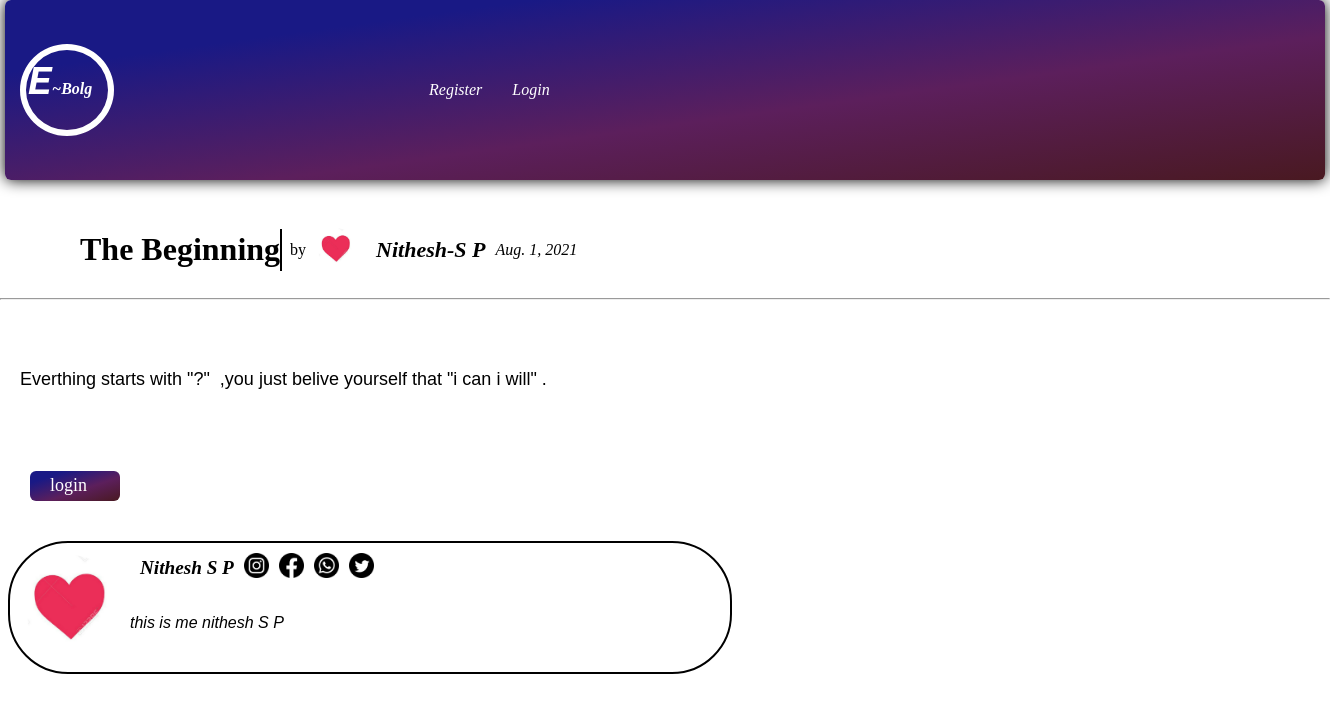
/post/1, run on the app's committed database.
### myeleblog/models.py (models this page shows, shortened)
class Post(models.Model):
    title = models.CharField(max_length=200)
    header_image = models.ImageField(blank=True, null=True,upload_to='images/')
    title_tag = models.CharField(max_length=200,default="blog.god")
    author = models.ForeignKey(User, on_delete=models.CASCADE)
    body = models.TextField()
    post_date = models.DateField(auto_now_add=True)
    snippet =models.CharField(max_length=200,default="this is world")
    likes = models.ManyToManyField(User,related_name='blog_post')
    def total_likes(self):
        return self.likes.count()

class Profile(models.Model):
    user = models.OneToOneField(User,null=True,on_delete=models.CASCADE)
    bio = models.TextField()
    profile_pic = models.ImageField(blank=True, null=True, upload_to='images/profile/')
    website_url = models.CharField(max_length=200,null=True,blank=True,default=None)
    whatsapp_url = models.CharField(max_length=200,null=True,blank=True,default=None)
    facebook_url = models.CharField(max_length=200,null=True,blank=True,default=None)
    insta_url = models.CharField(max_length=200,null=True,blank=True,default=None)
    twitter_url = models.CharField(max_length=200,null=True,blank=True,default=None)

### myeleblog/views.py (the view)
# urls.py: path('post/<int:pk>',views.Post_Detail_view.as_view(),name='detail_view'),
class Post_Detail_view(DetailView):
    model = Post
    template_name = 'detail.html'
    def get_context_data(self,*args,**kwargs):
        context = super( Post_Detail_view,self).get_context_data()
        stuff = get_object_or_404(Post,id=self.kwargs['pk'])
        total_likes = stuff.total_likes()
        liked = False
        if stuff.likes.filter(id = self.request.user.id).exists():
          liked = True
        context['total_likes'] = total_likes
        context['liked'] = liked
        return context

### myeleblog/templates/detail.html (shortened to what this page needs)
<!DOCTYPE html>
<html lang="en">
<head>
</head>
<body>
    {% extends 'base.html' %}
    {%  load static %}
    {% block content %}
    <div class="Title">
      <a href="{% url 'detail_view' post.pk %}" class="siders"><h1 style="font-family: 'Lucida Sans Unicode';">{{post.title}}</h1></a>
    <div class="straight-line"></div> &nbsp; by
       {% if post.author.profile.profile_pic %}
       <a href="{% url 'show_profile' post.author.profile.id %}"><img class="siders1" src="{{ post.author.profile.profile_pic.url }}"  width="40px" height="40px" alt="" style="border-radius: 50%;"></a>
        {% else %}
        <a href="{% url 'show_profile' post.author.profile.id %}"><img class="siders1" src="{% static 'myeleblog/images/default_person.jpg' %}"  width="40px" height="40px" alt="" style="border-radius: 50%;"></a>
        {% endif %}
       <p class="siders1">{{post.author.first_name}}-{{post.author.last_name}}</p>
      <span style="font-style: italic;">{{post.post_date}}</span>
    </div>
    <hr>
    <div class="detail-container">
       <br>
       <pre><p class="content">{{post.body}}</p></pre>
    </div>
    {% if user.is_authenticated %}
      {% if post.author.id == user.id %}
      <div class="botton-container">
        <a href="{% url 'post_edit' post.pk %}"><div class="botton" style="width: 100px; background: rgb(134, 22, 134);">Edit post</div></a>
        <a href="{% url 'post_delete' post.pk %}"><div class="botton" style="background-color: rgb(216, 44, 44); width: 100;">Delete post</div></a>
        {% endif %}
        <form action="{% url 'like_post' post.id %}" method="POST">
           {% csrf_token  %}
           {% if user.is_authenticated %}
             {% if liked %}
                  <button class="btn-like" type="submit" name="post_id" value="{{ post.id }}"  style=" height: 40px; width: 40px; border: 0; "><img src="{% static 'myeleblog/images/instagram-red-heart3.jpg'%}" alt="" width="30px" height="30px" style=" border-radius: 50%; border: 1px solid rgb(65, 63, 63)"></button>
             {%  else %}
                  <button  class="btn-like" type="submit" name="post_id" value="{{ post.id }}"  style=" height: 40px; width: 40px; border:0; "><img src="{% static 'myeleblog/images/instagram-heart.png'%}" alt="" width="30px" height="30px" style=" border-radius: 50%; border: 1px solid rgb(65, 63, 63) "></button>
             {% endif %}
           {% endif %}
       &nbsp; {{ total_likes  }} likes
        <br>
        </form>
      </div>
    {% else %}
      <a href="{% url 'login'  %}" class="botton" style="width: 70px; background: linear-gradient(to right bottom ,rgb(25, 25, 133)20%,rgb(92, 31, 92),rgb(73, 25, 33)); color: white;" >login</a>
    {% endif %}
  <div class="red">
    {% if post.author.profile.profile_pic  %}
    <a class="upper-profile-content" href="{% url 'show_profile' post.author.profile.id %}" ><img src="{{ post.author.profile.profile_pic.url }}"  width="100px" height="100px" alt="" style="border-radius: 50%;" ></a>
{% else %}
    <a class="upper-profile-content" href="{% url 'show_profile' post.author.profile.id %}" ><img src="{% static 'myeleblog/images/default_person.jpg' %}"  width="100px" height="100px" alt="" style="border-radius: 50%; border: 1px solid;" ></a>
{% endif %}
    <div class="profile-container">
      <div class="upper-profile">
        <p class="upper-profile-content1">{{ post.author.first_name }}  {{ post.author.last_name }}</p>
        <a class="upper-profile-content1" href="{{ post.author.profile.insta_url }}" ><img src="{% static 'myeleblog/images/instagram.png' %}" alt="" width="25px" height="25px"></a>
        <a class="upper-profile-content1" href="{{ post.author.profile.facebook_url }}" ><img src="{% static 'myeleblog/images/facebook.png' %}" alt="" width="25px" height="25px"></a>
        <a class="upper-profile-content1" href="{{ post.author.profile.whatsapp_url }}" ><img src="{% static 'myeleblog/images/whatsapp.png' %}" alt="" width="25px" height="25px"></a>
        <a class="upper-profile-content1" href="{{ post.author.profile.twitter_url }}" ><img src="{% static 'myeleblog/images/twitter.png' %}" alt="" width="25px" height="25px"></a>
      </div>
      <div class="lowwer-profile">
        <p class="profile-bio-container">{{post.author.profile.bio}}</p>
      </div>
      </div>
  </div>
  <br>
  <br>
    {% endblock content %}

### myeleblog/templates/base.html (shortened to what this page needs)
<!DOCTYPE html>
<html lang="en">
<head>
    {% load static %}
    <link rel="stylesheet" href="{% static 'myeleblog/css/design.css' %}">
</head>
<body>
    <div class="header">
        <div class="outter-circle"><a href="{% url 'home' %}"><h1><span style="font-size: 40px; margin-left: 2px; font-family:  monospace; font-style:italic;">E</span>~Bolg</h1></a></div>
        {% if user.is_authenticated %}
            <a class="header-nav1" href="{% url 'logout' %}">Logout</a>
         {% if user.profile.id %}
            <a class="header-nav" href="{% url 'add_post' %}">add post</a>
            <a class="header-nav" href="{% url 'edit_settings'  %}">Edit settings</a>
            <a class="header-nav" href="{% url 'edit_profile' user.profile.id %}">Edit Profile</a>
            <a class="header-nav" href="{% url 'show_profile' user.profile.id %}">Show Profile Page</a>
         {% else %}
            <a class="header-nav" href="{% url 'create_profile' %}">Create Profile</a>
         {% endif %}
         <div class="header-user-info">
         {% if user.profile.profile_pic %}
         <img  class="header-user-info1"  src="{{ user.profile.profile_pic.url }}" alt="" width="50px" height="50px" style="border-radius: 50%;">
         {% else %}
        <img class="header-user-info1" src="{% static 'myeleblog/images/default_person.jpg' %}" alt=""  width="50px" height="50px"  style="border-radius: 50%;">
          {% endif %}
        <i><p class="header-user-info1" >{{ user.first_name }} {{user.last_name}}</p></i>
      </div>
         {% else %}
         <a class="header-nav1" href="{% url 'register' %}">Register</a>
         <a class="header-nav" href="{% url 'login' %}">Login</a>
       {% endif %}
    </div>
         {% block content  %}
         {% endblock content %}
</body>
</html>

### static/myeleblog/css/design.css (style rules this page uses)
body { padding: 0; margin: 0; }
.header { height: 180px; font-family: Georgia, 'Times New Roman', Times, serif; font-style: italic; margin-left: 5px; margin-right: 5px; border-radius: 6px; background:linear-gradient(to right bottom ,rgb(25, 25, 133)20%,rgb(92, 31, 92),rgb(73, 25, 33)); display: flex; align-items: center; box-shadow: 0 0 15px; }
.outter-circle { margin:15px ; height: 80px; width: 82px; border-radius: 50%; border: 6px solid white; display: inline-flex; }
.outter-circle a { color: white; text-decoration: none; font-size: 8px; text-align: center; }
.header-nav1 { text-decoration: none; color: white; margin-left: 300px; display: inline-flex; }
.header-nav { text-decoration: none; color: white; margin-left: 30px; display: inline-flex; }
.Title { display: flex; margin-left: 30px; margin-top: 30px; align-items: center ; }
.siders1 { display: inline-flex; margin-left:10px; margin-right:10px; font-weight: bold; font-style: italic; text-decoration: none; font-size:22px; color: black; }
.siders { display: inline-flex; text-decoration: none; margin-left:50px; color: black; }
.straight-line { width: 0px; height:40px; border: 1px solid black; }
.detail-container { margin: 20px; width: 1300px; display: block; overflow: hidden; }
.content { display: inline-block; align-items: center; text-align: justify; font-size: large; font-weight:normal; font-family: Arial, "Helvetica Neue", Helvetica, sans-serif; }
a { text-decoration: none; }
.botton { border-radius: 6px; display: inline-flex; height: 30px; width: 130px; margin: 30px; font-size: large; background: rgb(134, 219, 134); align-items: center; padding-left:20px ; color:black; }
.profile-container { margin-top: 25px; margin-left: 10px; height: 104px; width: 550px; }
.upper-profile { display: flex; align-items: center; position: relative; bottom: 30px; }
.upper-profile-content1 { margin-left: 10px; font-style: italic; font-weight: bold; font-size: larger; }
.upper-profile-content { margin-left: 10px; }
.red { margin-top: 10px; margin-left: 8px; display: flex; align-items: center; border: 2px solid black; width: 720px; border-radius: 60px; }
.lowwer-profile { display: flex; align-items: center; position: relative; bottom: 30px; overflow: hidden; }
.profile-bio-container { overflow: hidden; font-style: italic; font-family: Arial, Helvetica, sans-serif; }

### data on the page
Post: title "The Beginning", author.profile.profile_pic (picture), author.first_name "Nithesh", author.last_name "S P", post_date "Aug. 1, 2021", body "Everthing starts with \"?\" ,you just belive yourself that \"i can i will\" .", author.profile.bio "this is me nithesh S P"
